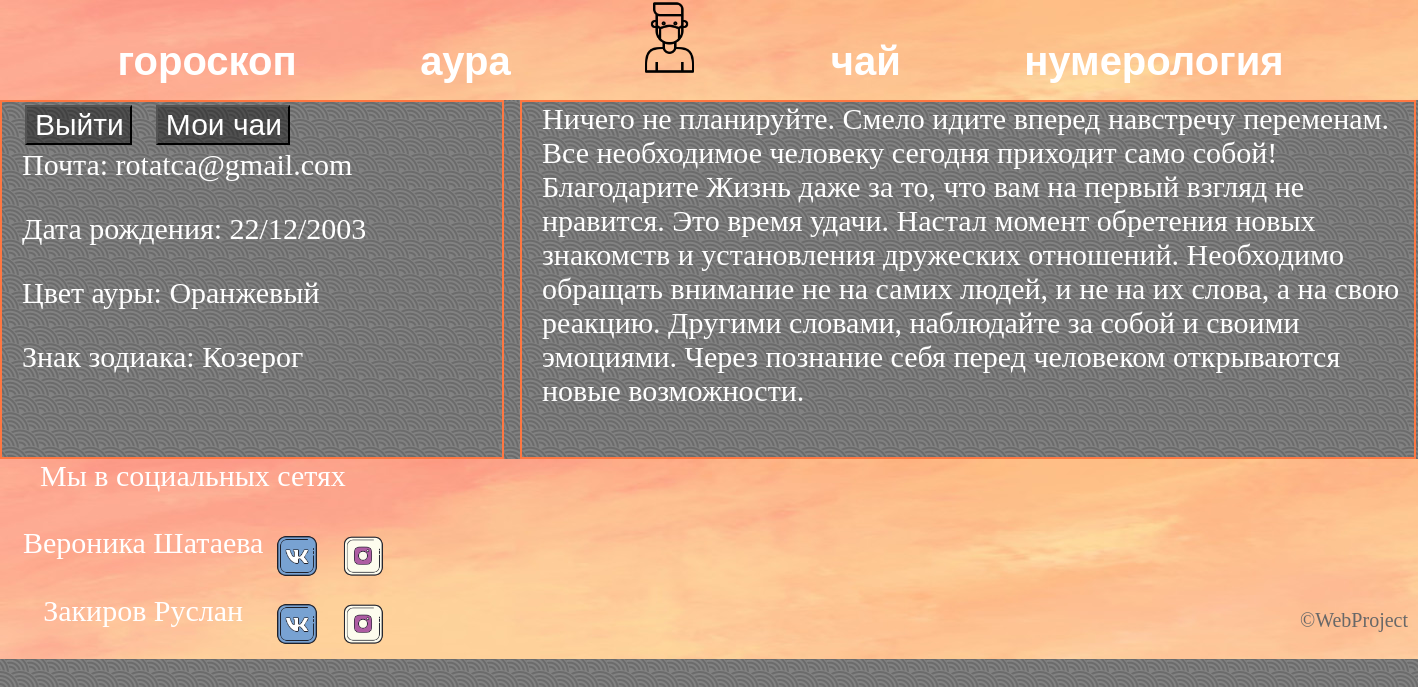
Screenshot of /profile (signed in) with the database file from the repository.
### data/users.py (models this page shows, shortened)
class User(SqlAlchemyBase, UserMixin):
    __tablename__ = 'users'
    id = sqlalchemy.Column(sqlalchemy.Integer,
                           primary_key=True, autoincrement=True)
    username = sqlalchemy.Column(sqlalchemy.String, nullable=False)
    email = sqlalchemy.Column(sqlalchemy.String,
                              index=True, unique=True, nullable=False)
    birthday = sqlalchemy.Column(sqlalchemy.String, nullable=False)
    aura = sqlalchemy.Column(sqlalchemy.String, nullable=False)
    zodiac = sqlalchemy.Column(sqlalchemy.String, nullable=False)
    hashed_password = sqlalchemy.Column(sqlalchemy.String, nullable=False)
    created_date = sqlalchemy.Column(sqlalchemy.DateTime,
                                     default=datetime.datetime.now)
    teas = orm.relation("Teas", back_populates='user')

### main.py (the view)
@app.route('/')
@app.route('/profile')
def profile():
    if current_user.is_authenticated:
        return render_template('index.html', email=current_user.email, birth_date=current_user.birthday,
                               aura_color=current_user.aura, zodiak_sign=current_user.zodiac)
    else:
        return render_template('index.html')

### data/db_session.py (called while the page is built)
def create_session():
    global __factory
    return __factory()

### main.py (called while the page is built)
@login_manager.user_loader
def load_user(user_id):
    session = db_session.create_session()
    return session.query(User).get(user_id)

### templates/index.html (shortened to what this page needs)
<!DOCTYPE html>
<html>
 <head>
  <link rel="stylesheet" href="../static/css/style.css">
 </head>
 <body>
  <header>
      <div class='header_style'>
        <button type="button" class="upper-buttons"><a href="/horoscope" class="links">гороскоп</a></button>
        <button type="button" class="upper-buttons"><a href="/aura" class="links">аура</a></button>
        <a href="/profile" class='upper-buttons'><img src="../static/images/avatar.png" height="75" width="75"></a>
        <button type="button" class="upper-buttons"><a href="/tea" class="links">чай</a></button>
        <button type="button" class="upper-buttons"><a href="/numero" class="links">нумерология</a></button>
      </div>
   </header>
   <main role="main" class="container">
    {% if not current_user.is_authenticated %}
        <p class="info" align="center">Для того, чтобы зайти на эту страницу необходимо авторизоваться</p>
         <table align="center">
          <tr>
            <td><button type="button" class="auth-button"><a href="/register" class="auth">Регистрация</a></button></td>
            <td><button type="button" class="auth-button"><a href="/login" class="auth">Вход</a></button></td>
         </tr>
        </table>
    {% else %}
      <div id="leftSidebar">
        <table>
          <tr>
            <td><button type="button" id="back"><a href="/logout" class="back">Выйти</a></button></td>
            <td><button type="button" id="back"><a href="/profile/my_tea" class="back">Мои чаи</a></button></td>
         </tr>
        </table>
        <p>Почта: {{ email }}</p>
        <p>Дата рождения: {{ birth_date }}</p>
        <p>Цвет ауры: {{ aura_color }}</p>
        <p>Знак зодиака: {{ zodiak_sign }}</p>
      </div>
      <div id="main"><p class="info">Ничего не планируйте. Смело идите вперед навстречу переменам. Все необходимое человеку сегодня приходит само собой! Благодарите Жизнь даже за то, что вам на первый взгляд не нравится. Это время удачи. Настал момент обретения новых знакомств и установления дружеских отношений. Необходимо обращать внимание не на самих людей, и не на их слова, а на свою реакцию. Другими словами, наблюдайте за собой и своими эмоциями. Через познание себя перед человеком открываются новые возможности.</p></div>
    {% endif %}
   </main>
  <footer>
    <div class='footer_style'>
      <p id="social">Мы в социальных сетях</p>
      <table>
        <tr>
          <td align="center"><p>Вероника Шатаева</p></td>
          <td width="62"><a href="https://vk.com/nikashat" class='lower-buttons'><img src="../static/images/vk.png" height="60" width="60"></a></td>
          <td width="62"><a href="https://www.instagram.com/_nikashat_/?hl=ru" class='lower-buttons'><img src="../static/images/insta.png" height="60" width="60"></a></td>
        </tr>
        <tr>
          <td align="center"><p>Закиров Руслан</p></td>
          <td width="62"><a href="https://vk.com/insearchofhappyness" class='lower-buttons'><img src="../static/images/vk.png" height="60" width="60"></a></td>
          <td width="62"><a href="https://www.instagram.com/ice_rus_cream/?hl=ru" class='lower-buttons'><img src="../static/images/insta.png" height="60" width="60"></a></td>
        </tr>
      </table>
    </div>
    <p id="copyright">©WebProject</p>
  </footer>
 </body>
</html>

### static/css/style.css (style rules this page uses)
.header_style { background: url(../images/orange-gradient.png) repeat-x; height: 100px; text-align: justify; }
.footer_style { background: url(../images/orange-gradient.png) repeat-x; height: 200px; margin-top: initial; }
.back { font-weight: 500; font-size: 30px; color: rgb(255, 255, 255); text-decoration: none; margin-left: 2px; border: none; background-color: rgba(255, 255, 255, 0); text-decoration: none; }
.links { font-weight: 700; font-size: 40px; color: rgb(255, 255, 255); text-decoration: none; margin-left: 2px; border: none; background-color: rgba(255, 255, 255, 0); text-decoration: none; }
body { margin-top: 0px; margin-left: 0px; margin-right: 0px; background: url(../images/gjc.png) repeat; }
p { color: rgb(255, 255, 255); font-size: 30px; margin-left: 20px; margin-top: 0px; }
@media only screen and (max-width: 1921px) { .upper-buttons { font-weight: 700; font-size: 40px; margin-top: 20px; margin-left: 10%; border: none; padding: 2px; background-color: rgba(255, 255, 255, 0); } }
@media only screen and (max-width: 1921px) { #copyright { color: rgb(104, 104, 104); font-size: 20px; margin-top: -50px; margin-left: 1700px; } }
@media only screen and (max-width: 1921px) { .info { font-size: 40px; } }
@media only screen and (max-width: 1440px) { .upper-buttons { font-weight: 700; font-size: 40px; margin-top: 1%; margin-left: 8%; border: none; padding: 2px; background-color: rgba(255, 255, 255, 0); } }
@media only screen and (max-width: 1440px) { #copyright { color: rgb(104, 104, 104); font-size: 20px; margin-top: -50px; margin-left: 1300px; } }
@media only screen and (max-width: 1440px) { .info { font-size: 30px; } }
#leftSidebar { background-color: rgba(221, 221, 221, 0); float: left; width: 500px; margin-bottom: 0px; height: 250px; border: 2px solid rgb(255, 119, 65); }
#main { background-color: rgba(238, 238, 238, 0); height: 305px; margin-left: 520px; margin-right: 2px; border: 2px solid rgb(255, 119, 65); word-wrap: break-word; }
#back { background: rgba(0, 0, 0, 0.384); margin-top: 0px; margin-left: 20px; }
#social { margin-left: 40px; }

### templates/index.html (style rules this page uses)
#leftSidebar { background-color: rgba(221, 221, 221, 0); float: left; width: 500px; margin-bottom: 0px; height: 355px; border: 2px solid rgb(255, 119, 65); }
#main { background-color: rgba(238, 238, 238, 0); height: 355px; margin-left: 520px; margin-right: 2px; border: 2px solid rgb(255, 119, 65); word-wrap: break-word; }

### rows the page displays
User: email "rotatca@gmail.com", birthday "22/12/2003", aura "Оранжевый", zodiac "Козерог"
